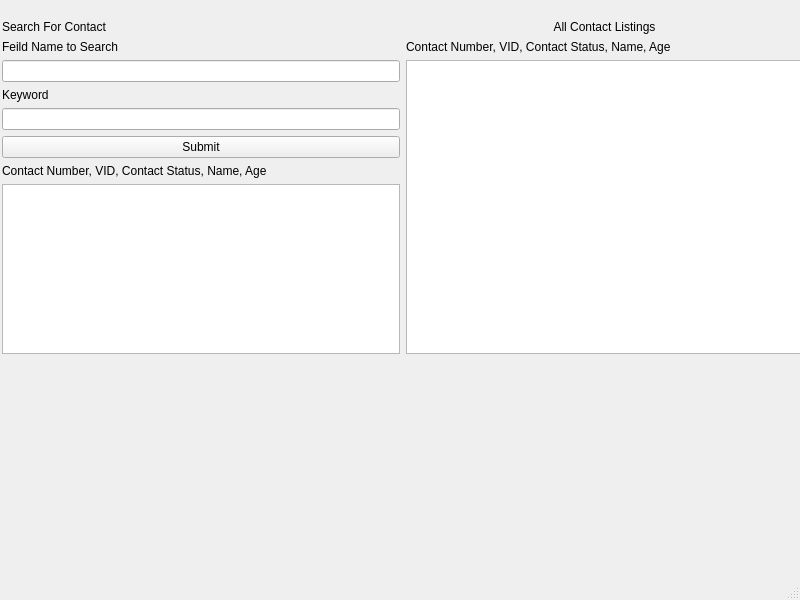
<?xml version="1.0" encoding="UTF-8"?>
<ui version="4.0">
 <class>DataRetrieval</class>
 <widget class="QMainWindow" name="DataRetrieval">
  <property name="geometry">
   <rect>
    <x>0</x>
    <y>0</y>
    <width>800</width>
    <height>600</height>
   </rect>
  </property>
  <property name="windowTitle">
   <string>DataRetrieval</string>
  </property>
  <widget class="QWidget" name="centralwidget">
   <widget class="QWidget" name="layoutWidget">
    <property name="geometry">
     <rect>
      <x>2</x>
      <y>20</y>
      <width>801</width>
      <height>334</height>
     </rect>
    </property>
    <layout class="QHBoxLayout" name="horizontalLayout">
     <item>
      <layout class="QVBoxLayout" name="verticalLayout_2">
       <item>
        <widget class="QLabel" name="label_2">
         <property name="text">
          <string>Search For Contact</string>
         </property>
        </widget>
       </item>
       <item>
        <widget class="QLabel" name="label_3">
         <property name="text">
          <string>Feild Name to Search </string>
         </property>
        </widget>
       </item>
       <item>
        <widget class="QLineEdit" name="feildName"/>
       </item>
       <item>
        <widget class="QLabel" name="label_4">
         <property name="text">
          <string>Keyword</string>
         </property>
        </widget>
       </item>
       <item>
        <widget class="QLineEdit" name="keyword"/>
       </item>
       <item>
        <widget class="QPushButton" name="submit">
         <property name="text">
          <string>Submit</string>
         </property>
        </widget>
       </item>
       <item>
        <widget class="QLabel" name="label_5">
         <property name="text">
          <string>Contact Number, VID, Contact Status, Name, Age</string>
         </property>
        </widget>
       </item>
       <item>
        <widget class="QListWidget" name="search"/>
       </item>
      </layout>
     </item>
     <item>
      <layout class="QVBoxLayout" name="verticalLayout">
       <item>
        <widget class="QLabel" name="label">
         <property name="text">
          <string>All Contact Listings</string>
         </property>
         <property name="alignment">
          <set>Qt::AlignCenter</set>
         </property>
        </widget>
       </item>
       <item>
        <widget class="QLabel" name="label_6">
         <property name="text">
          <string>Contact Number, VID, Contact Status, Name, Age</string>
         </property>
        </widget>
       </item>
       <item>
        <widget class="QListWidget" name="allContacts"/>
       </item>
      </layout>
     </item>
    </layout>
   </widget>
  </widget>
  <widget class="QMenuBar" name="menubar">
   <property name="geometry">
    <rect>
     <x>0</x>
     <y>0</y>
     <width>800</width>
     <height>17</height>
    </rect>
   </property>
  </widget>
  <widget class="QStatusBar" name="statusbar"/>
 </widget>
 <resources/>
 <connections/>
</ui>
